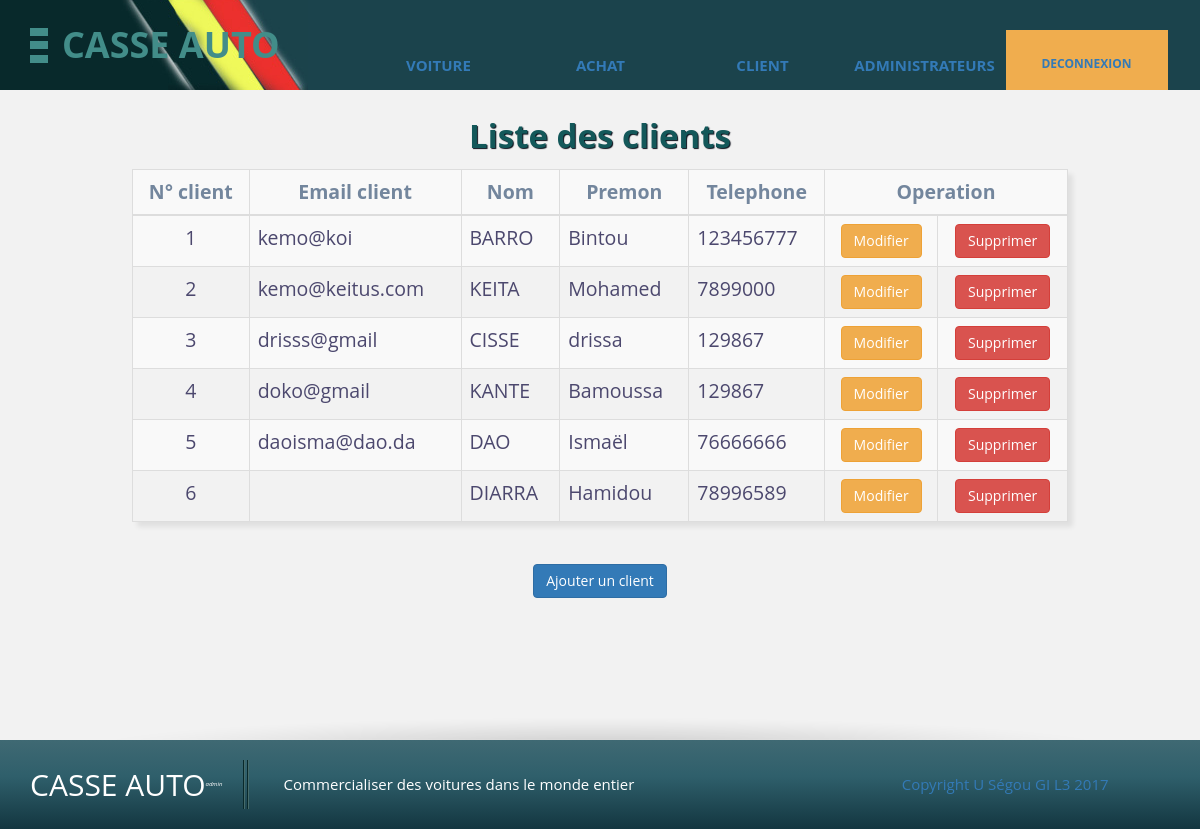
The page /admin/liste_client.php (signed in) on the database its author committed.
### tables this page shows
CREATE TABLE `client` (
  `id_client` int(100) NOT NULL,
  `email_client` varchar(50) NOT NULL,
  `nom_client` varchar(100) NOT NULL,
  `prenom_client` varchar(100) NOT NULL,
  `tel_client` int(100) NOT NULL
);

### admin/liste_client.php (the view, shortened to what this page needs)
<!DOCTYPE html>
<html>
    <head>
        <?php include 'link.php';?>
    </head>
    <body>
        <?php
          include 'menu.php';
            if(isset($_SESSION['status']) && isset ($_SESSION['username'])){
                $bdd = new PDO('mysql:host=localhost;dbname=casse_auto', 'root', '');
        ?>
        <section class="templatemo-container light-gray-bg section-shadow-bottom">
            <div class="container-fluid">
                <h2>Liste des clients</h2>
                <table class="resultTable table table-striped table-bordered table-responsive">
                        <tr>
                            <th>N° client</th>
                            <th>Email client</th>
                            <th>Nom</th>
                      		<th>Premon</th>
                      		<th>Telephone</th>
                            <th colspan="2">Operation</th>
                        </tr>
                    <tbody>
                        <?php
                            $req = $bdd->query('SELECT * FROM client');
                             while ($donnees = $req->fetch()){
                                echo '<td class="text-center">'.$donnees['id_client'].'</td>';
                                echo '<td> '.$donnees['email_client'].'</td>';
                                echo '<td class="text-uppercase">'.$donnees['nom_client'].' </td>';
                                echo '<td>'.$donnees['prenom_client'].' </td>';
                                echo '<td>'.$donnees['tel_client'].' </td>';
                                echo '<td class="text-center"><a class="btn btn-warning" href="mis_jour_client.php?update='.$donnees['id_client'].'"> Modifier</a></td>';
                                echo '<td class="text-center"> <a class="btn btn-danger" href="liste_client.php?supp='.$donnees['id_client'].'" onclick="return(confirm(\'Etes-vous sûr de vouloir supprimer ce client ?\'));">Supprimer</a></td>';
                            }
                        ?>
                    </tbody>
                </table></br>
                <div class="container text-center">
                    <a href="ajouter_client.php" class="btn btn-primary">Ajouter un client</a>
                </div>
            </div>
        </section>
        <footer>
            <?php
                }
                else
                    header('location: login.php');
                include 'footer.php';
            ?>
        </footer>
    </body>
</html>

### admin/css/templatemo-style.css (style rules this page uses)
body { font-family: 'Open Sans', sans-serif; }
.templatemo-container { max-width: 1920px; margin: 0 auto; min-height: 650px; }
section { padding-top: 8px; padding-bottom: 8px; }
.light-gray-bg { background-color: #F2F2F2; }
.section-shadow-bottom { background-image: url(../img/section-shadow.png); background-repeat: no-repeat; background-position: bottom center; }
footer { background: #122f35; }

### admin/css/style.css (style rules this page uses)
body { width: 100%; min-width: 900px; margin: auto; font-size: 1.5em; color: #4c486e; height:100%; max-height: 1000px; }
h2 { text-align: center; }
legend, .container-fluid h2 { text-align: center; color: #286090; font-size: 2.2em; font-weight: bold; text-shadow: 1px 1px 1px #0b0f1a; border-bottom: none; }
table { margin:auto; margin-top: 15px; margin-bottom: 10px; border-collapse: collapse; border: 1px outset #d1dfea; border-spacing: 0; border-radius: 2px; }
th { border-top: 1px solid #d1dfea; border-left: 1px solid #d1dfea; border-right: 1px solid #d1dfea; color: #73869d; text-align: center; padding-left: 6px; padding-right: 6px; }
td { border-top: 1px solid #d1dfea; border-left: 1px solid #d1dfea; border-right: 1px solid #d1dfea; padding: 6px 13px; }
div table td, div table th, div table { border: none; }
.resultTable { font-size: 1.3em; box-shadow: 5px 5px 5px rgba(0, 0, 0, 0.075); border: none; width: 80%; }
.container-fluid h2 { color: #13585a; }
a { text-align: center; }

### rows shown on the page
client: id_client "1", email_client "kemo@koi", nom_client "BARRO", prenom_client "Bintou", tel_client "123456777"
client: id_client "2", email_client "kemo@keitus.com", nom_client "KEITA", prenom_client "Mohamed", tel_client "7899000"
client: id_client "3", email_client "drisss@gmail", nom_client "CISSE", prenom_client "drissa", tel_client "129867"
client: id_client "4", email_client "doko@gmail", nom_client "KANTE", prenom_client "Bamoussa", tel_client "129867"
client: id_client "5", email_client "daoisma@dao.da", nom_client "DAO", prenom_client "Ismaël", tel_client "76666666"
client: id_client "6", nom_client "DIARRA", prenom_client "Hamidou", tel_client "78996589"
